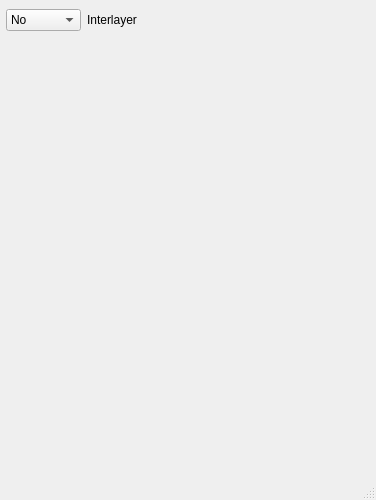
<?xml version="1.0" encoding="UTF-8"?>
<ui version="4.0">
 <class>MainWindow</class>
 <widget class="QMainWindow" name="MainWindow">
  <property name="geometry">
   <rect>
    <x>0</x>
    <y>0</y>
    <width>350</width>
    <height>500</height>
   </rect>
  </property>
  <property name="sizePolicy">
   <sizepolicy hsizetype="Expanding" vsizetype="Preferred">
    <horstretch>0</horstretch>
    <verstretch>0</verstretch>
   </sizepolicy>
  </property>
  <property name="windowTitle">
   <string>Interlayer Parameters</string>
  </property>
  <widget class="QWidget" name="centralwidget">
   <property name="sizePolicy">
    <sizepolicy hsizetype="Expanding" vsizetype="Expanding">
     <horstretch>0</horstretch>
     <verstretch>0</verstretch>
    </sizepolicy>
   </property>
   <layout class="QVBoxLayout" name="verticalLayout_main">
    <property name="leftMargin">
     <number>6</number>
    </property>
    <property name="rightMargin">
     <number>6</number>
    </property>
    <item>
     <layout class="QHBoxLayout" name="horizontalLayout_toggle">
      <item>
       <widget class="QComboBox" name="interlayerToggle">
        <property name="sizePolicy">
         <sizepolicy hsizetype="Fixed" vsizetype="Fixed">
          <horstretch>0</horstretch>
          <verstretch>0</verstretch>
         </sizepolicy>
        </property>
        <property name="minimumSize">
         <size>
          <width>75</width>
          <height>0</height>
         </size>
        </property>
        <property name="maximumSize">
         <size>
          <width>75</width>
          <height>16777215</height>
         </size>
        </property>
        <item>
         <property name="text">
          <string notr="true">No</string>
         </property>
        </item>
        <item>
         <property name="text">
          <string notr="true">Yes</string>
         </property>
        </item>
       </widget>
      </item>
      <item>
       <widget class="QLabel" name="label_interlayerToggle">
        <property name="text">
         <string>Interlayer</string>
        </property>
       </widget>
      </item>
     </layout>
    </item>
    <item>
     <widget class="QStackedWidget" name="interlayerStack">
      <property name="currentIndex">
       <number>0</number>
      </property>
      <widget class="QWidget" name="page_interlayer_off">
       <layout class="QVBoxLayout" name="verticalLayout_off">
        <item>
         <spacer name="spacer_off">
          <property name="orientation">
           <enum>Qt::Vertical</enum>
          </property>
          <property name="sizeHint" stdset="0">
           <size>
            <width>20</width>
            <height>400</height>
           </size>
          </property>
         </spacer>
        </item>
       </layout>
      </widget>
      <widget class="QWidget" name="page_interlayer_on">
       <layout class="QVBoxLayout" name="verticalLayout_on">
        <item>
         <layout class="QHBoxLayout" name="horizontalLayout_type">
          <item>
           <widget class="QComboBox" name="interlayerType">
            <property name="sizePolicy">
             <sizepolicy hsizetype="Fixed" vsizetype="Fixed">
              <horstretch>0</horstretch>
              <verstretch>0</verstretch>
             </sizepolicy>
            </property>
            <property name="minimumSize">
             <size>
              <width>180</width>
              <height>0</height>
             </size>
            </property>
            <property name="maximumSize">
             <size>
              <width>180</width>
              <height>16777215</height>
             </size>
            </property>
            <item>
             <property name="text">
              <string notr="true">Unidirectional Interlayer</string>
             </property>
            </item>
            <item>
             <property name="text">
              <string notr="true">Multidirectional Interlayer</string>
             </property>
            </item>
            <item>
             <property name="text">
              <string notr="true">Custom</string>
             </property>
            </item>
           </widget>
          </item>
          <item>
           <widget class="QLabel" name="label_interlayerType">
            <property name="text">
             <string>Interlayer Type</string>
            </property>
           </widget>
          </item>
         </layout>
        </item>
        <item>
         <spacer name="spacer_before_group">
          <property name="orientation">
           <enum>Qt::Vertical</enum>
          </property>
          <property name="sizeType">
           <enum>QSizePolicy::Fixed</enum>
          </property>
          <property name="sizeHint" stdset="0">
           <size>
            <width>20</width>
            <height>10</height>
           </size>
          </property>
         </spacer>
        </item>
        <item>
         <widget class="QStackedWidget" name="interlayerTypeStack">
          <property name="currentIndex">
           <number>0</number>
          </property>
          <widget class="QWidget" name="page_unidirectional">
           <layout class="QVBoxLayout" name="verticalLayout_unidirectional">
            <item>
             <widget class="QGroupBox" name="gb_uni_interlayer">
              <property name="title">
               <string>Parameters</string>
              </property>
              <layout class="QGridLayout" name="gridLayout_uni">
              <property name="leftMargin">
               <number>4</number>
              </property>
              <property name="topMargin">
               <number>14</number>
              </property>
              <property name="rightMargin">
               <number>4</number>
              </property>
              <property name="bottomMargin">
               <number>8</number>
              </property>
              <property name="verticalSpacing">
               <number>10</number>
              </property>
              <item row="0" column="0">
               <widget class="Gui::QuantitySpinBox" name="uniFirstLayerThickness" native="true">
<property name="sizePolicy">
                 <sizepolicy hsizetype="Fixed" vsizetype="Fixed">
                  <horstretch>0</horstretch>
                  <verstretch>0</verstretch>
                 </sizepolicy>
                </property>
<property name="minimumSize">
                 <size>
                  <width>75</width>
                  <height>0</height>
                 </size>
                </property>
                <property name="keyboardTracking" stdset="0">
                 <bool>false</bool>
                </property>
                <property name="unit" stdset="0">
                 <string notr="true">mm</string>
                </property>
                <property name="value" stdset="0">
                 <double>1.000000000000000</double>
                </property>
               </widget>
              </item>
              <item row="0" column="1">
               <widget class="QLabel" name="label_firstLayerThickness">
                <property name="text">
                 <string>First Layer Thickness</string>
                </property>
               </widget>
              </item>
              <item row="1" column="0">
               <widget class="Gui::QuantitySpinBox" name="uniLayerThickness" native="true">
<property name="sizePolicy">
                 <sizepolicy hsizetype="Fixed" vsizetype="Fixed">
                  <horstretch>0</horstretch>
                  <verstretch>0</verstretch>
                 </sizepolicy>
                </property>
<property name="minimumSize">
                 <size>
                  <width>75</width>
                  <height>0</height>
                 </size>
                </property>
                <property name="keyboardTracking" stdset="0">
                 <bool>false</bool>
                </property>
                <property name="unit" stdset="0">
                 <string notr="true">mm</string>
                </property>
                <property name="value" stdset="0">
                 <double>1.000000000000000</double>
                </property>
               </widget>
              </item>
              <item row="1" column="1">
               <widget class="QLabel" name="label_layerThickness">
                <property name="text">
                 <string>Layer Thickness</string>
                </property>
               </widget>
              </item>
              <item row="2" column="0">
               <widget class="Gui::QuantitySpinBox" name="uniInterfaceThickness" native="true">
<property name="sizePolicy">
                 <sizepolicy hsizetype="Fixed" vsizetype="Fixed">
                  <horstretch>0</horstretch>
                  <verstretch>0</verstretch>
                 </sizepolicy>
                </property>
<property name="minimumSize">
                 <size>
                  <width>75</width>
                  <height>0</height>
                 </size>
                </property>
                <property name="keyboardTracking" stdset="0">
                 <bool>false</bool>
                </property>
                <property name="unit" stdset="0">
                 <string notr="true">mm</string>
                </property>
                <property name="value" stdset="0">
                 <double>1.000000000000000</double>
                </property>
               </widget>
              </item>
              <item row="2" column="1">
               <widget class="QLabel" name="label_interfaceThickness">
                <property name="text">
                 <string>Interface Thickness</string>
                </property>
               </widget>
              </item>
              <item row="3" column="0">
               <widget class="QComboBox" name="uniInterlayerAxis">
                <property name="sizePolicy">
                 <sizepolicy hsizetype="Fixed" vsizetype="Fixed">
                  <horstretch>0</horstretch>
                  <verstretch>0</verstretch>
                 </sizepolicy>
                </property>
                <property name="minimumSize">
                 <size>
                  <width>75</width>
                  <height>0</height>
                 </size>
                </property>
                <property name="currentIndex">
                 <number>2</number>
                </property>
                <item>
                 <property name="text">
                  <string notr="true">X</string>
                 </property>
                </item>
                <item>
                 <property name="text">
                  <string notr="true">Y</string>
                 </property>
                </item>
                <item>
                 <property name="text">
                  <string notr="true">Z</string>
                 </property>
                </item>
               </widget>
              </item>
              <item row="3" column="1">
               <widget class="QLabel" name="label_interlayerAxis">
                <property name="text">
                 <string>Interlayer Axis</string>
                </property>
               </widget>
              </item>
              <item row="4" column="0" colspan="2">
               <layout class="QHBoxLayout" name="horizontalLayout_uniMf">
                <property name="spacing">
                 <number>6</number>
                </property>
                <item>
                 <widget class="QSpinBox" name="uniBulkMf">
                  <property name="sizePolicy">
                   <sizepolicy hsizetype="Fixed" vsizetype="Fixed">
                    <horstretch>0</horstretch>
                    <verstretch>0</verstretch>
                   </sizepolicy>
                  </property>
                  <property name="minimumSize">
                   <size>
                    <width>75</width>
                    <height>0</height>
                   </size>
                  </property>
                  <property name="minimum">
                   <number>1</number>
                  </property>
                  <property name="maximum">
                   <number>99999</number>
                  </property>
                  <property name="value">
                   <number>1</number>
                  </property>
                 </widget>
                </item>
                <item>
                 <widget class="QLabel" name="label_bulkMf">
                  <property name="text">
                   <string>Bulk mF</string>
                  </property>
                 </widget>
                </item>
                <item>
                 <spacer name="spacer_uniMf">
                  <property name="orientation">
                   <enum>Qt::Horizontal</enum>
                  </property>
                  <property name="sizeType">
                   <enum>QSizePolicy::Fixed</enum>
                  </property>
                  <property name="sizeHint" stdset="0">
                   <size>
                    <width>6</width>
                    <height>20</height>
                   </size>
                  </property>
                 </spacer>
                </item>
                <item>
                 <widget class="QSpinBox" name="uniInterlayerMf">
                  <property name="sizePolicy">
                   <sizepolicy hsizetype="Fixed" vsizetype="Fixed">
                    <horstretch>0</horstretch>
                    <verstretch>0</verstretch>
                   </sizepolicy>
                  </property>
                  <property name="minimumSize">
                   <size>
                    <width>75</width>
                    <height>0</height>
                   </size>
                  </property>
                  <property name="minimum">
                   <number>1</number>
                  </property>
                  <property name="maximum">
                   <number>99999</number>
                  </property>
                  <property name="value">
                   <number>2</number>
                  </property>
                 </widget>
                </item>
                <item>
                 <widget class="QLabel" name="label_interlayerMf">
                  <property name="text">
                   <string>Interlayer mF</string>
                  </property>
                 </widget>
                </item>
                <item>
                 <spacer name="spacer_uniMf_end">
                  <property name="orientation">
                   <enum>Qt::Horizontal</enum>
                  </property>
                  <property name="sizeHint" stdset="0">
                   <size>
                    <width>40</width>
                    <height>20</height>
                   </size>
                  </property>
                 </spacer>
                </item>
               </layout>
              </item>
              </layout>
             </widget>
            </item>
            <item>
             <spacer name="spacer_uni">
              <property name="orientation">
               <enum>Qt::Vertical</enum>
              </property>
              <property name="sizeHint" stdset="0">
               <size>
                <width>20</width>
                <height>200</height>
               </size>
              </property>
             </spacer>
            </item>
           </layout>
          </widget>
          <widget class="QWidget" name="page_multidirection">
           <layout class="QVBoxLayout" name="verticalLayout_multi">
            <item>
             <widget class="QGroupBox" name="gb_multi_interlayer">
              <property name="title">
               <string>Parameters</string>
              </property>
              <layout class="QGridLayout" name="gridLayout_multi">
              <property name="leftMargin">
               <number>4</number>
              </property>
              <property name="topMargin">
               <number>14</number>
              </property>
              <property name="rightMargin">
               <number>4</number>
              </property>
              <property name="bottomMargin">
               <number>8</number>
              </property>
              <property name="verticalSpacing">
               <number>10</number>
              </property>
              <item row="0" column="0">
               <widget class="Gui::QuantitySpinBox" name="multiFirstLayerThickness" native="true">
<property name="sizePolicy">
                 <sizepolicy hsizetype="Fixed" vsizetype="Fixed">
                  <horstretch>0</horstretch>
                  <verstretch>0</verstretch>
                 </sizepolicy>
                </property>
<property name="minimumSize">
                 <size>
                  <width>75</width>
                  <height>0</height>
                 </size>
                </property>
                <property name="keyboardTracking" stdset="0">
                 <bool>false</bool>
                </property>
                <property name="unit" stdset="0">
                 <string notr="true">mm</string>
                </property>
                <property name="value" stdset="0">
                 <double>1.000000000000000</double>
                </property>
               </widget>
              </item>
              <item row="0" column="1">
               <widget class="QLabel" name="label_multi_firstLayerThickness">
                <property name="text">
                 <string>First Layer Thickness</string>
                </property>
               </widget>
              </item>
              <item row="1" column="0">
               <widget class="Gui::QuantitySpinBox" name="multiLayerThickness" native="true">
<property name="sizePolicy">
                 <sizepolicy hsizetype="Fixed" vsizetype="Fixed">
                  <horstretch>0</horstretch>
                  <verstretch>0</verstretch>
                 </sizepolicy>
                </property>
<property name="minimumSize">
                 <size>
                  <width>75</width>
                  <height>0</height>
                 </size>
                </property>
                <property name="keyboardTracking" stdset="0">
                 <bool>false</bool>
                </property>
                <property name="unit" stdset="0">
                 <string notr="true">mm</string>
                </property>
                <property name="value" stdset="0">
                 <double>1.000000000000000</double>
                </property>
               </widget>
              </item>
              <item row="1" column="1">
               <widget class="QLabel" name="label_multi_layerThickness">
                <property name="text">
                 <string>Layer Thickness</string>
                </property>
               </widget>
              </item>
              <item row="2" column="0">
               <widget class="Gui::QuantitySpinBox" name="multiLayerWidth" native="true">
<property name="sizePolicy">
                 <sizepolicy hsizetype="Fixed" vsizetype="Fixed">
                  <horstretch>0</horstretch>
                  <verstretch>0</verstretch>
                 </sizepolicy>
                </property>
<property name="minimumSize">
                 <size>
                  <width>75</width>
                  <height>0</height>
                 </size>
                </property>
                <property name="keyboardTracking" stdset="0">
                 <bool>false</bool>
                </property>
                <property name="unit" stdset="0">
                 <string notr="true">mm</string>
                </property>
                <property name="value" stdset="0">
                 <double>1.000000000000000</double>
                </property>
               </widget>
              </item>
              <item row="2" column="1">
               <widget class="QLabel" name="label_multi_layerWidth">
                <property name="text">
                 <string>Layer Width</string>
                </property>
               </widget>
              </item>
              <item row="3" column="0">
               <widget class="Gui::QuantitySpinBox" name="multiInterfaceThickness" native="true">
<property name="sizePolicy">
                 <sizepolicy hsizetype="Fixed" vsizetype="Fixed">
                  <horstretch>0</horstretch>
                  <verstretch>0</verstretch>
                 </sizepolicy>
                </property>
<property name="minimumSize">
                 <size>
                  <width>75</width>
                  <height>0</height>
                 </size>
                </property>
                <property name="keyboardTracking" stdset="0">
                 <bool>false</bool>
                </property>
                <property name="unit" stdset="0">
                 <string notr="true">mm</string>
                </property>
                <property name="value" stdset="0">
                 <double>1.000000000000000</double>
                </property>
               </widget>
              </item>
              <item row="3" column="1">
               <widget class="QLabel" name="label_multi_interfaceThickness">
                <property name="text">
                 <string>Interface Thickness</string>
                </property>
               </widget>
              </item>
              <item row="4" column="0" colspan="2">
               <layout class="QHBoxLayout" name="horizontalLayout_multiBulkMf">
                <property name="spacing">
                 <number>6</number>
                </property>
                <item>
                 <widget class="QSpinBox" name="multiBulkMf">
                  <property name="sizePolicy">
                   <sizepolicy hsizetype="Fixed" vsizetype="Fixed">
                    <horstretch>0</horstretch>
                    <verstretch>0</verstretch>
                   </sizepolicy>
                  </property>
                  <property name="minimumSize">
                   <size>
                    <width>75</width>
                    <height>0</height>
                   </size>
                  </property>
                  <property name="maximumSize">
                   <size>
                    <width>75</width>
                    <height>16777215</height>
                   </size>
                  </property>
                  <property name="minimum">
                   <number>1</number>
                  </property>
                  <property name="maximum">
                   <number>2</number>
                  </property>
                  <property name="value">
                   <number>1</number>
                  </property>
                 </widget>
                </item>
                <item>
                 <widget class="QLabel" name="label_multi_bulkMf">
                  <property name="text">
                   <string>Bulk mF</string>
                  </property>
                 </widget>
                </item>
                <item>
                 <spacer name="spacer_multiBulkMf_end">
                  <property name="orientation">
                   <enum>Qt::Horizontal</enum>
                  </property>
                  <property name="sizeHint" stdset="0">
                   <size>
                    <width>40</width>
                    <height>20</height>
                   </size>
                  </property>
                 </spacer>
                </item>
               </layout>
              </item>
              <item row="5" column="0" colspan="2">
               <layout class="QHBoxLayout" name="horizontalLayout_multiAxisMf">
                <property name="spacing">
                 <number>6</number>
                </property>
                <item>
                 <widget class="QSpinBox" name="multiXmF">
                  <property name="sizePolicy">
                   <sizepolicy hsizetype="Fixed" vsizetype="Fixed">
                    <horstretch>0</horstretch>
                    <verstretch>0</verstretch>
                   </sizepolicy>
                  </property>
                  <property name="minimumSize">
                   <size>
                    <width>50</width>
                    <height>0</height>
                   </size>
                  </property>
                  <property name="maximumSize">
                   <size>
                    <width>50</width>
                    <height>16777215</height>
                   </size>
                  </property>
                  <property name="minimum">
                   <number>1</number>
                  </property>
                  <property name="maximum">
                   <number>99999</number>
                  </property>
                  <property name="value">
                   <number>2</number>
                  </property>
                 </widget>
                </item>
                <item>
                 <widget class="QLabel" name="label_multiXmF">
                  <property name="text">
                   <string>X mF</string>
                  </property>
                 </widget>
                </item>
                <item>
                 <spacer name="spacer_multiAxisMf_xy">
                  <property name="orientation">
                   <enum>Qt::Horizontal</enum>
                  </property>
                  <property name="sizeType">
                   <enum>QSizePolicy::Fixed</enum>
                  </property>
                  <property name="sizeHint" stdset="0">
                   <size>
                    <width>6</width>
                    <height>20</height>
                   </size>
                  </property>
                 </spacer>
                </item>
                <item>
                 <widget class="QSpinBox" name="multiYmF">
                  <property name="sizePolicy">
                   <sizepolicy hsizetype="Fixed" vsizetype="Fixed">
                    <horstretch>0</horstretch>
                    <verstretch>0</verstretch>
                   </sizepolicy>
                  </property>
                  <property name="minimumSize">
                   <size>
                    <width>50</width>
                    <height>0</height>
                   </size>
                  </property>
                  <property name="maximumSize">
                   <size>
                    <width>50</width>
                    <height>16777215</height>
                   </size>
                  </property>
                  <property name="minimum">
                   <number>1</number>
                  </property>
                  <property name="maximum">
                   <number>99999</number>
                  </property>
                  <property name="value">
                   <number>3</number>
                  </property>
                 </widget>
                </item>
                <item>
                 <widget class="QLabel" name="label_multiYmF">
                  <property name="text">
                   <string>Y mF</string>
                  </property>
                 </widget>
                </item>
                <item>
                 <spacer name="spacer_multiAxisMf_yz">
                  <property name="orientation">
                   <enum>Qt::Horizontal</enum>
                  </property>
                  <property name="sizeType">
                   <enum>QSizePolicy::Fixed</enum>
                  </property>
                  <property name="sizeHint" stdset="0">
                   <size>
                    <width>6</width>
                    <height>20</height>
                   </size>
                  </property>
                 </spacer>
                </item>
                <item>
                 <widget class="QSpinBox" name="multiZmF">
                  <property name="sizePolicy">
                   <sizepolicy hsizetype="Fixed" vsizetype="Fixed">
                    <horstretch>0</horstretch>
                    <verstretch>0</verstretch>
                   </sizepolicy>
                  </property>
                  <property name="minimumSize">
                   <size>
                    <width>50</width>
                    <height>0</height>
                   </size>
                  </property>
                  <property name="maximumSize">
                   <size>
                    <width>50</width>
                    <height>16777215</height>
                   </size>
                  </property>
                  <property name="minimum">
                   <number>1</number>
                  </property>
                  <property name="maximum">
                   <number>99999</number>
                  </property>
                  <property name="value">
                   <number>4</number>
                  </property>
                 </widget>
                </item>
                <item>
                 <widget class="QLabel" name="label_multiZmF">
                  <property name="text">
                   <string>Z mF</string>
                  </property>
                 </widget>
                </item>
                <item>
                 <spacer name="spacer_multiAxisMf_end">
                  <property name="orientation">
                   <enum>Qt::Horizontal</enum>
                  </property>
                  <property name="sizeHint" stdset="0">
                   <size>
                    <width>40</width>
                    <height>20</height>
                   </size>
                  </property>
                 </spacer>
                </item>
               </layout>
              </item>
              <item row="6" column="0" colspan="2">
               <layout class="QHBoxLayout" name="horizontalLayout_multiOverlapMf">
                <property name="spacing">
                 <number>6</number>
                </property>
                <item>
                 <widget class="QSpinBox" name="multiOverlapMf">
                  <property name="sizePolicy">
                   <sizepolicy hsizetype="Fixed" vsizetype="Fixed">
                    <horstretch>0</horstretch>
                    <verstretch>0</verstretch>
                   </sizepolicy>
                  </property>
                  <property name="minimumSize">
                   <size>
                    <width>75</width>
                    <height>0</height>
                   </size>
                  </property>
                  <property name="maximumSize">
                   <size>
                    <width>75</width>
                    <height>16777215</height>
                   </size>
                  </property>
                  <property name="minimum">
                   <number>1</number>
                  </property>
                  <property name="maximum">
                   <number>99</number>
                  </property>
                  <property name="value">
                   <number>5</number>
                  </property>
                 </widget>
                </item>
                <item>
                 <widget class="QLabel" name="label_multi_overlapMf">
                  <property name="text">
                   <string>Overlap mF</string>
                  </property>
                 </widget>
                </item>
                <item>
                 <spacer name="spacer_multiOverlapMf_end">
                  <property name="orientation">
                   <enum>Qt::Horizontal</enum>
                  </property>
                  <property name="sizeHint" stdset="0">
                   <size>
                    <width>40</width>
                    <height>20</height>
                   </size>
                  </property>
                 </spacer>
                </item>
               </layout>
              </item>
              <item row="7" column="0" colspan="2">
               <layout class="QHBoxLayout" name="horizontalLayout_multiDir1">
                <property name="spacing">
                 <number>6</number>
                </property>
                <item>
                 <widget class="QComboBox" name="multiDir1Toggle">
                  <property name="sizePolicy">
                   <sizepolicy hsizetype="Fixed" vsizetype="Fixed">
                    <horstretch>0</horstretch>
                    <verstretch>0</verstretch>
                   </sizepolicy>
                  </property>
                  <property name="minimumSize">
                   <size>
                    <width>75</width>
                    <height>0</height>
                   </size>
                  </property>
                  <item>
                   <property name="text">
                    <string notr="true">No</string>
                   </property>
                  </item>
                  <item>
                   <property name="text">
                    <string notr="true">Yes</string>
                   </property>
                  </item>
                 </widget>
                </item>
                <item>
                 <widget class="QComboBox" name="multiDir1Axis">
                  <property name="enabled">
                   <bool>false</bool>
                  </property>
                  <property name="sizePolicy">
                   <sizepolicy hsizetype="Fixed" vsizetype="Fixed">
                    <horstretch>0</horstretch>
                    <verstretch>0</verstretch>
                   </sizepolicy>
                  </property>
                  <property name="minimumSize">
                   <size>
                    <width>75</width>
                    <height>0</height>
                   </size>
                  </property>
                  <item>
                   <property name="text">
                    <string notr="true">X</string>
                   </property>
                  </item>
                  <item>
                   <property name="text">
                    <string notr="true">Y</string>
                   </property>
                  </item>
                  <item>
                   <property name="text">
                    <string notr="true">Z</string>
                   </property>
                  </item>
                 </widget>
                </item>
                <item>
                 <widget class="QComboBox" name="multiDir1Mode">
                  <property name="enabled">
                   <bool>false</bool>
                  </property>
                  <property name="sizePolicy">
                   <sizepolicy hsizetype="Fixed" vsizetype="Fixed">
                    <horstretch>0</horstretch>
                    <verstretch>0</verstretch>
                   </sizepolicy>
                  </property>
                  <property name="minimumSize">
                   <size>
                    <width>75</width>
                    <height>0</height>
                   </size>
                  </property>
                  <item>
                   <property name="text">
                    <string notr="true">Width</string>
                   </property>
                  </item>
                  <item>
                   <property name="text">
                    <string notr="true">Height</string>
                   </property>
                  </item>
                 </widget>
                </item>
                <item>
                 <spacer name="spacer_multiDir1">
                  <property name="orientation">
                   <enum>Qt::Horizontal</enum>
                  </property>
                  <property name="sizeHint" stdset="0">
                   <size>
                    <width>0</width>
                    <height>0</height>
                   </size>
                  </property>
                 </spacer>
                </item>
               </layout>
              </item>
              <item row="8" column="0" colspan="2">
               <layout class="QHBoxLayout" name="horizontalLayout_multiDir2">
                <property name="spacing">
                 <number>6</number>
                </property>
                <item>
                 <widget class="QComboBox" name="multiDir2Toggle">
                  <property name="sizePolicy">
                   <sizepolicy hsizetype="Fixed" vsizetype="Fixed">
                    <horstretch>0</horstretch>
                    <verstretch>0</verstretch>
                   </sizepolicy>
                  </property>
                  <property name="minimumSize">
                   <size>
                    <width>75</width>
                    <height>0</height>
                   </size>
                  </property>
                  <item>
                   <property name="text">
                    <string notr="true">No</string>
                   </property>
                  </item>
                  <item>
                   <property name="text">
                    <string notr="true">Yes</string>
                   </property>
                  </item>
                 </widget>
                </item>
                <item>
                 <widget class="QComboBox" name="multiDir2Axis">
                  <property name="enabled">
                   <bool>false</bool>
                  </property>
                  <property name="sizePolicy">
                   <sizepolicy hsizetype="Fixed" vsizetype="Fixed">
                    <horstretch>0</horstretch>
                    <verstretch>0</verstretch>
                   </sizepolicy>
                  </property>
                  <property name="minimumSize">
                   <size>
                    <width>75</width>
                    <height>0</height>
                   </size>
                  </property>
                  <item>
                   <property name="text">
                    <string notr="true">X</string>
                   </property>
                  </item>
                  <item>
                   <property name="text">
                    <string notr="true">Y</string>
                   </property>
                  </item>
                  <item>
                   <property name="text">
                    <string notr="true">Z</string>
                   </property>
                  </item>
                 </widget>
                </item>
                <item>
                 <widget class="QComboBox" name="multiDir2Mode">
                  <property name="enabled">
                   <bool>false</bool>
                  </property>
                  <property name="sizePolicy">
                   <sizepolicy hsizetype="Fixed" vsizetype="Fixed">
                    <horstretch>0</horstretch>
                    <verstretch>0</verstretch>
                   </sizepolicy>
                  </property>
                  <property name="minimumSize">
                   <size>
                    <width>75</width>
                    <height>0</height>
                   </size>
                  </property>
                  <item>
                   <property name="text">
                    <string notr="true">Width</string>
                   </property>
                  </item>
                  <item>
                   <property name="text">
                    <string notr="true">Height</string>
                   </property>
                  </item>
                 </widget>
                </item>
                <item>
                 <spacer name="spacer_multiDir2">
                  <property name="orientation">
                   <enum>Qt::Horizontal</enum>
                  </property>
                  <property name="sizeHint" stdset="0">
                   <size>
                    <width>0</width>
                    <height>0</height>
                   </size>
                  </property>
                 </spacer>
                </item>
               </layout>
              </item>
              </layout>
             </widget>
            </item>
            <item>
             <spacer name="spacer_multi">
              <property name="orientation">
               <enum>Qt::Vertical</enum>
              </property>
              <property name="sizeHint" stdset="0">
               <size>
                <width>20</width>
                <height>200</height>
               </size>
              </property>
             </spacer>
            </item>
           </layout>
          </widget>
          <widget class="QWidget" name="page_custom">
           <layout class="QVBoxLayout" name="verticalLayout_custom">
            <item>
             <widget class="QGroupBox" name="gb_custom_interlayer">
              <property name="title">
               <string>Parameters</string>
              </property>
              <layout class="QGridLayout" name="gridLayout_custom">
              <property name="leftMargin">
               <number>4</number>
              </property>
              <property name="topMargin">
               <number>14</number>
              </property>
              <property name="rightMargin">
               <number>4</number>
              </property>
              <property name="bottomMargin">
               <number>8</number>
              </property>
              <property name="verticalSpacing">
               <number>10</number>
              </property>
              <item row="0" column="0" colspan="2">
               <layout class="QHBoxLayout" name="horizontalLayout_customFile">
                <property name="spacing">
                 <number>6</number>
                </property>
                <item>
                 <widget class="QLineEdit" name="customInterlayerFile">
                  <property name="sizePolicy">
                   <sizepolicy hsizetype="Fixed" vsizetype="Fixed">
                    <horstretch>0</horstretch>
                    <verstretch>0</verstretch>
                   </sizepolicy>
                  </property>
                  <property name="minimumSize">
                   <size>
                    <width>100</width>
                    <height>0</height>
                   </size>
                  </property>
                  <property name="maximumSize">
                   <size>
                    <width>100</width>
                    <height>16777215</height>
                   </size>
                  </property>
                  <property name="readOnly">
                   <bool>true</bool>
                  </property>
                 </widget>
                </item>
                <item>
                 <widget class="QToolButton" name="customInterlayerFileButton">
                  <property name="text">
                   <string notr="true">...</string>
                  </property>
                 </widget>
                </item>
                <item>
                 <widget class="QLabel" name="label_customInterlayerFile">
                  <property name="text">
                   <string>Upload Interlayer Plane Positions</string>
                  </property>
                 </widget>
                </item>
               </layout>
              </item>
              <item row="1" column="0">
               <widget class="Gui::QuantitySpinBox" name="customInterfaceThickness" native="true">
<property name="sizePolicy">
                 <sizepolicy hsizetype="Fixed" vsizetype="Fixed">
                  <horstretch>0</horstretch>
                  <verstretch>0</verstretch>
                 </sizepolicy>
                </property>
<property name="minimumSize">
                 <size>
                  <width>75</width>
                  <height>0</height>
                 </size>
                </property>
                <property name="keyboardTracking" stdset="0">
                 <bool>false</bool>
                </property>
                <property name="unit" stdset="0">
                 <string notr="true">mm</string>
                </property>
                <property name="value" stdset="0">
                 <double>1.000000000000000</double>
                </property>
               </widget>
              </item>
              <item row="1" column="1">
               <widget class="QLabel" name="label_custom_interfaceThickness">
                <property name="text">
                 <string>Interface Thickness</string>
                </property>
               </widget>
              </item>
              <item row="2" column="0">
               <widget class="QSpinBox" name="customBulkMf">
                <property name="sizePolicy">
                 <sizepolicy hsizetype="Fixed" vsizetype="Fixed">
                  <horstretch>0</horstretch>
                  <verstretch>0</verstretch>
                 </sizepolicy>
                </property>
                <property name="minimumSize">
                 <size>
                  <width>75</width>
                  <height>0</height>
                 </size>
                </property>
                <property name="minimum">
                 <number>1</number>
                </property>
                <property name="maximum">
                 <number>2</number>
                </property>
                <property name="value">
                 <number>1</number>
                </property>
               </widget>
              </item>
              <item row="2" column="1">
               <widget class="QLabel" name="label_custom_bulkMf">
                <property name="text">
                 <string>Bulk mF</string>
                </property>
               </widget>
              </item>
              <item row="3" column="0" colspan="2">
               <widget class="QPlainTextEdit" name="customInterlayerDefinition">
                <property name="sizePolicy">
                 <sizepolicy hsizetype="Expanding" vsizetype="Fixed">
                  <horstretch>0</horstretch>
                  <verstretch>0</verstretch>
                 </sizepolicy>
                </property>
                <property name="minimumSize">
                 <size>
                  <width>0</width>
                  <height>90</height>
                 </size>
                </property>
                <property name="maximumSize">
                 <size>
                  <width>16777215</width>
                  <height>120</height>
                 </size>
                </property>
                <property name="plainText">
                 <string>Layer(Z) [
  corner 1: (X=0.0, Y=0.0)
  corner 2: (X=0.0, Y=0.0)
  corner 3: (X=0.0, Y=0.0)
  corner 4: (X=0.0, Y=0.0)
]
Z_list = [0, 0], mf=2</string>
                </property>
               </widget>
              </item>
              </layout>
             </widget>
            </item>
            <item>
             <spacer name="spacer_custom">
              <property name="orientation">
               <enum>Qt::Vertical</enum>
              </property>
              <property name="sizeHint" stdset="0">
               <size>
                <width>20</width>
                <height>40</height>
               </size>
              </property>
             </spacer>
            </item>
           </layout>
          </widget>
         </widget>
        </item>
       </layout>
      </widget>
     </widget>
    </item>
   </layout>
  </widget>
  <widget class="QMenuBar" name="menubar">
   <property name="geometry">
    <rect>
     <x>0</x>
     <y>0</y>
     <width>350</width>
     <height>21</height>
    </rect>
   </property>
  </widget>
  <widget class="QStatusBar" name="statusbar"/>
 </widget>
 <resources/>
 <customwidgets>
  <customwidget>
   <class>Gui::QuantitySpinBox</class>
   <extends>QWidget</extends>
   <header>Gui/QuantitySpinBox.h</header>
  </customwidget>
 </customwidgets>
 <connections>
  <connection>
   <sender>interlayerToggle</sender>
   <signal>activated(int)</signal>
   <receiver>interlayerStack</receiver>
   <slot>setCurrentIndex(int)</slot>
   <hints>
    <hint type="sourcelabel">
     <x>40</x>
     <y>20</y>
    </hint>
    <hint type="destinationlabel">
     <x>280</x>
     <y>200</y>
    </hint>
   </hints>
  </connection>
  <connection>
   <sender>interlayerType</sender>
   <signal>activated(int)</signal>
   <receiver>interlayerTypeStack</receiver>
   <slot>setCurrentIndex(int)</slot>
   <hints>
    <hint type="sourcelabel">
     <x>100</x>
     <y>60</y>
    </hint>
    <hint type="destinationlabel">
     <x>280</x>
     <y>250</y>
    </hint>
   </hints>
  </connection>
 </connections>
</ui>
